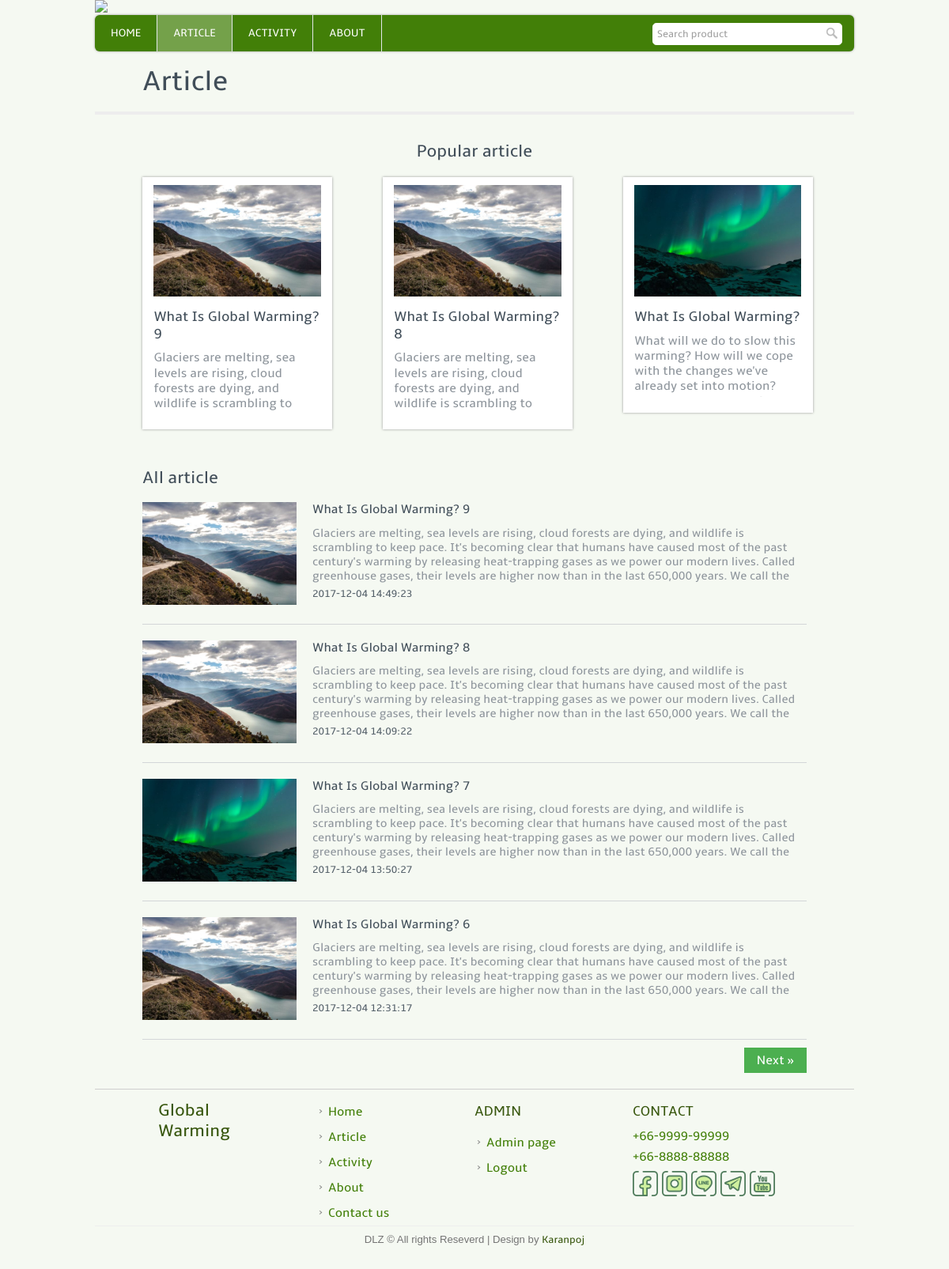
Before: /article.php (signed in) with the older database file.
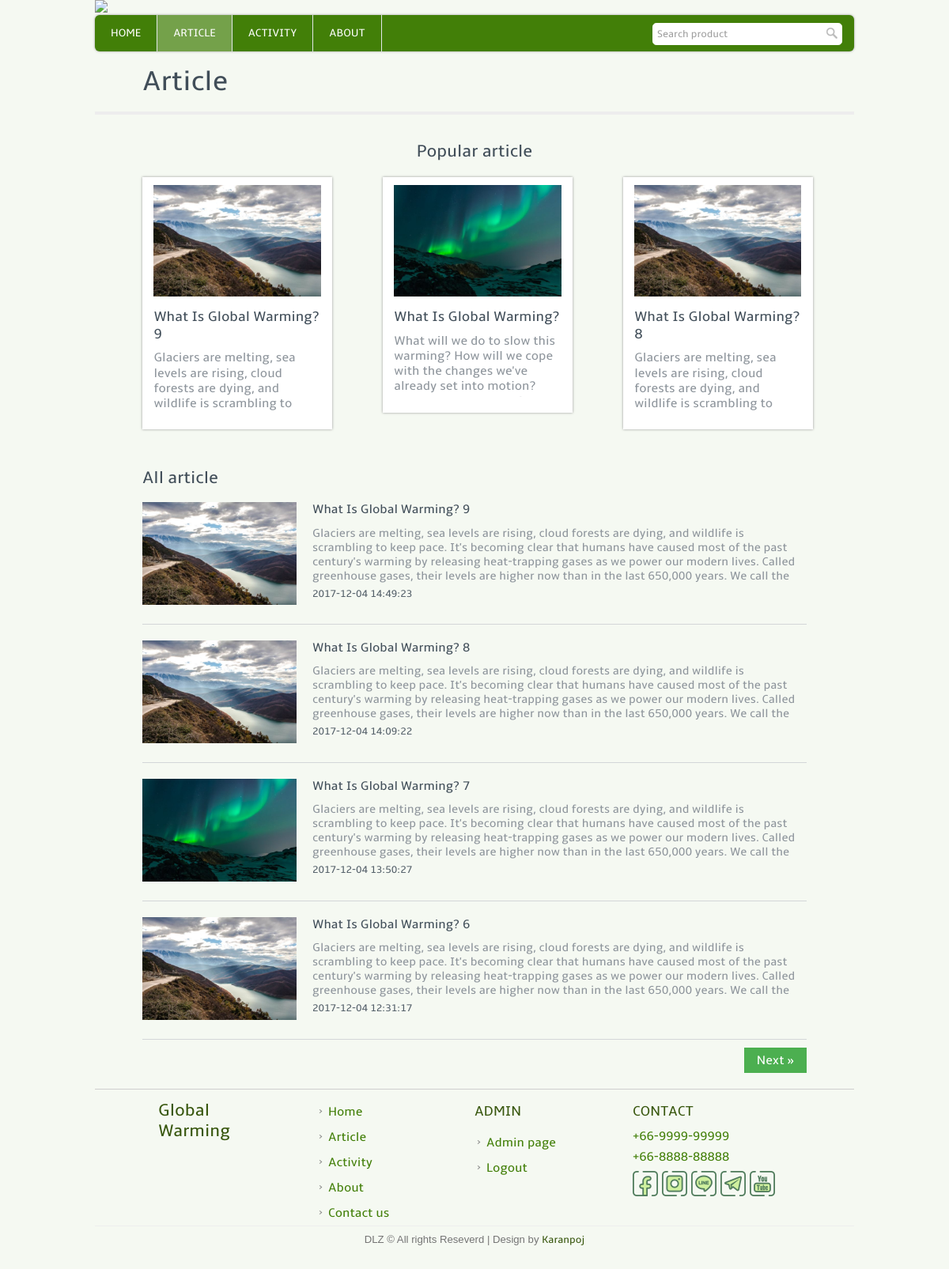
After: the same page with the newer database file.
### tables this page shows
CREATE TABLE `article` (
  `article_id` int(11) NOT NULL,
  `tag_id` int(11) NOT NULL,
  `article_name` varchar(255) NOT NULL,
  `art_author` varchar(255) NOT NULL,
  `article_time` datetime NOT NULL,
  `article_text` text NOT NULL,
  `article_imgs` text NOT NULL,
  `visitor_art` int(11) NOT NULL DEFAULT '0'
);

### template.class.php (called while the page is built, shortened)
<?php
    class Template {
        protected $file;
        protected $values = array();
        public function __construct($file) {
            $this->file = $file;
        }
        public function set($key, $value) {
            $this->values[$key] = $value;
        }
        public function output() {
            $output = file_get_contents($this->file);
            foreach ($this->values as $key => $value) {
            	$tagToReplace = "[@$key]";
            	$output = str_replace($tagToReplace, $value, $output);
            }
            return $output;
        }
    }
?>

### article.php (the view, shortened to what this page needs)
<?php
	require_once('connect.php');
	include("template.class.php");
	if(!isset($_SESSION['adminname']))
	{
		$user_login = false;
		$layout_header = new Template("layout_header.tpl");
		$layout_footer = new Template("layout_footer.tpl");
	}
	else{
		$layout_header = new Template("layout_header_admin.tpl");
		$layout_footer = new Template("layout_footer_admin.tpl");
	}
	$layout_header->set('menu_article','class="active"');
	$layout_header->set('title','Article : Global warming website');
	echo $layout_header->output();
?>
	<div class="full_page">
		<div class="recent_update">
			<h3>Article</h3>
			<hr>
<?php
		if (!isset($_GET['page'])) {
?>
			<h5>Popular article</h5>
<?php
			$q = "select * from article order by visitor_art desc limit 3";
			$result = $mysqli -> query($q);
			while ($row=$result->fetch_array()) {
?>
			<div class="post_box">
				<h6><a href="article_read.php?art=<?php echo $row['article_id']; ?>" target='_blank'><img src="img/article/<?php $arr = explode("?#",$row['article_imgs']);echo $arr[0]; ?>"></a></h6>
				<h4><a href="article_read.php?art=<?php echo $row['article_id']; ?>" target='_blank'><?php echo $row['article_name']; ?></a></h4>
				<p><?php echo $row['article_text']; ?></p>
			</div>
<?php
			}
?>
		</div>
<?php
		}
?>
		<div class="all_article">
			<h3>All article</h3>
<?php
			if (!isset($_GET['page']) || $_GET['page']==1) {
				$offset = 0;
				$limitpage = 4;
			}
			else{
				$offset = $_GET['page']*4-4;
				$limitpage = $offset.",4";
			}
			$q = "select * from article order by article_time desc limit $limitpage";
			$result = $mysqli -> query($q);
			while ($row=$result->fetch_array()) {
?>
			<a href="article_read.php?art=<?php echo $row['article_id']; ?>" target='_blank'>
				<div class="list_article">
					<img src="img/article/<?php $arr = explode("?#",$row['article_imgs']);echo $arr[0]; ?>">
					<h4><?php echo $row['article_name']; ?></h4>
					<p><?php echo $row['article_text']; ?></p>
					<h5 style="text-align: left;"><?php echo $row['article_time']; ?></h5>
				</div>
			</a>
<?php
			}
?>
			<div class="pre_next_bt">
<?php
			if(!isset($_GET['page']) || $_GET['page']==1){
				$q = "select * from article order by article_time desc limit ".($offset+4).",4";
				$result = $mysqli -> query($q);
				$numR = $result->num_rows;
				if($numR!=0){
?>
				<a href="article.php?page=2" class="next">Next &raquo;</a>
<?php
				}
			}
?>
			</div>
		</div>
	</div>
<?php
	echo $layout_footer->output();
?>

Changed rows visible on the page:
changed article "What Is Global Warming?": moves up the list
